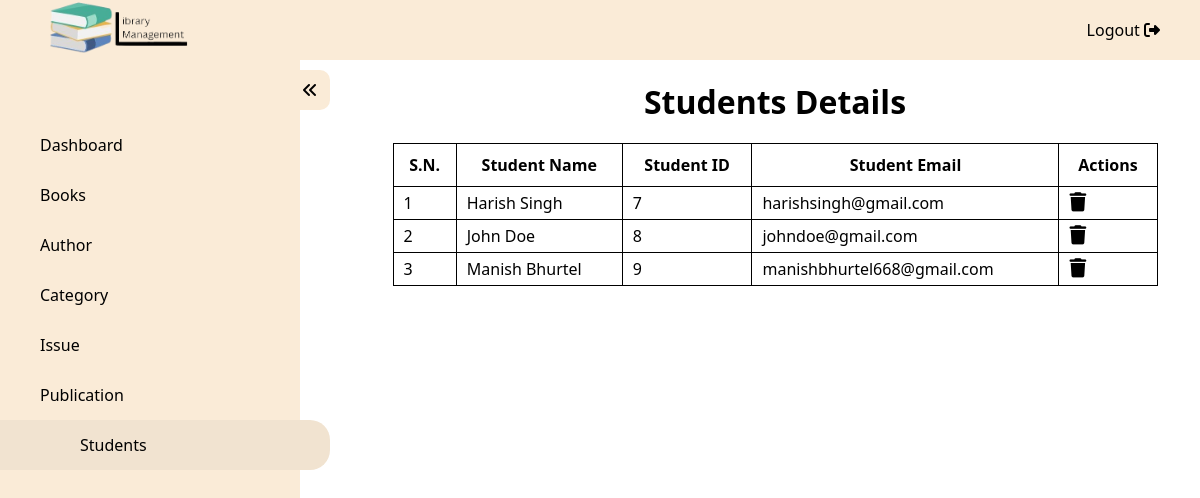
The page /admin/student_details.php (signed in) on the database its author committed.
### tables this page shows
CREATE TABLE `Student_Details` (
  `SD_ID` int NOT NULL,
  `SD_Email` varchar(255) NOT NULL,
  `SD_Password` varchar(50) NOT NULL,
  `SD_Name` varchar(255) NOT NULL
);

### admin/student_details.php (the view, shortened to what this page needs)
<?php
require("../config/db_connect.php");
?>
<!DOCTYPE html>
<html lang="en">
<head>
    <link rel="stylesheet" href="https://cdnjs.cloudflare.com/ajax/libs/font-awesome/6.2.1/css/all.min.css" />
    <link rel="stylesheet" href="../assets/css/index.css" />
    <link rel="stylesheet" href="../assets/css/details.css">
</head>
<body>
    <nav id="topbar">
        <div class="logo"><a href="../index.php"><img src="../assets/image/logo.png" /></a></div>
        <ul>
            <li><a href="../functions/logout.php">Logout <i class="fa-solid fa-right-from-bracket"></i></a> </li>
        </ul>
    </nav>
    <div class="wrapper">
        <nav id="sidebar" class="activeSidebar">
            <div class="iconParent">
                <i class="fa-solid fa-angles-left icon"></i>
            </div>
            <ul>
                <a href="./dashboard.php">
                    <li>Dashboard</li>
                </a>
                <a href="./books.php">
                    <li>Books</li>
                </a>
                <a href="./author.php">
                    <li>Author</li>
                </a>
                <a href="./category.php">
                    <li>Category</li>
                </a>
                <a href="./issue.php">
                    <li>Issue</li>
                </a>
                <a href="./publication.php">
                    <li>Publication</li>
                </a>
                <a href="./student_details.php">
                    <li class="active">Students</li>
                </a>
            </ul>
        </nav>
        <div class="content">
            <h1>Students Details</h1>
            <table>
                <thead>
                    <tr>
                        <th>S.N.</th>
                        <th>Student Name</th>
                        <th>Student ID</th>
                        <th>Student Email</th>
                        <th>Actions</th>
                    </tr>
                </thead>
                <tbody>
                    <?php
                    $res = mysqli_query($conn, "SELECT * FROM Student_Details ORDER BY SD_Name ASC");
                    if (mysqli_num_rows($res) == 0) {
                        echo "<p>No records Found.</p>";
                    } else {
                        $i = 1;
                        while ($row = mysqli_fetch_array($res)) {
                            $id = $row['SD_ID'];
                            $name = $row['SD_Name'];
                            $email = $row['SD_Email'];
                    ?>
                            <tr>
                                <td><?php echo $i; ?></td>
                                <td><?php echo $name; ?></td>
                                <td><?php echo $id; ?></td>
                                <td><?php echo $email ?></td>
                                <td><?php echo "<a href='../functions/deleteStudent.php?id=" . $id . "'>" ?><i class="fa-solid fa-trash"></i></a></td>
                            </tr>
                    <?php
                            $i++;
                        }
                    }
                    ?>
                </tbody>
            </table>
        </div>
    </div>
</body>
</html>

### assets/css/index.css (style rules this page uses)
* { margin: 0; padding: 0; box-sizing: border-box; font-family: "Segoe UI", Tahoma, Geneva, Verdana, sans-serif; }
a { text-decoration: none; color: black; }
#topbar { height: 60px; width: 100vw; background-color: antiquewhite; display: flex; justify-content: space-between; align-items: center; padding: 0 40px; position: fixed; z-index: 100; inset: 0; }
#topbar .logo img { height: 60px; }
#topbar ul { list-style: none; display: flex; gap: 20px; }
#topbar ul li { cursor: pointer; }
#sidebar { height: calc(100vh - 60px); min-width: 300px !important; background-color: antiquewhite; position: relative; width: 300px; transform: translateX(-100%); transition: transform 0.5s ease; position: fixed; z-index: 100; top: 60px; }
#sidebar .iconParent { height: 40px; width: 40px; background-color: antiquewhite; position: absolute; top: 10px; right: -30px; border-top-right-radius: 10px; border-bottom-right-radius: 10px; line-height: 40px; text-align: center; cursor: pointer; z-index: 100; }
.activeSidebar { transform: translateX(0) !important; }
#sidebar ul { height: 100%; width: 100%; display: flex; flex-direction: column; align-items: center; list-style: none; padding: 60px 0; }
#sidebar ul a { width: 100%; }
#sidebar ul a li { height: 50px; width: 100%; line-height: 50px; padding-left: 40px; cursor: pointer; }
#sidebar ul .active, #sidebar ul li:hover { width: 110%; border-top-right-radius: 20px; border-bottom-right-radius: 20px; background-color: rgb(241, 227, 208); padding-left: 80px; transition: all 0.2s ease; }
.content { margin-top: 60px; margin-left: 350px; transition: margin-left 0.5s; padding-top: 20px; }

### assets/css/details.css (style rules this page uses)
.content { display: flex; justify-content: center; align-items: center; flex-direction: column; }
h1 { text-align: center; margin-bottom: 20px; }
.content a { width: 90%; margin: 20px auto; }
table { min-width: 90%; border-collapse: collapse; margin: 0 auto; overflow-x: auto; }
th { border: 1px solid black; padding: 10px; }
td { border: 1px solid black; padding: 5px 10px; }
table i { font-size: 1.2rem; cursor: pointer; margin-right: 10px; }

### rows shown on the page
student_details: SD_Name "Harish Singh", SD_ID "7", SD_Email "harishsingh@gmail.com"
student_details: SD_Name "John Doe", SD_ID "8", SD_Email "johndoe@gmail.com"
student_details: SD_Name "Manish Bhurtel", SD_ID "9", SD_Email "manishbhurtel668@gmail.com"
